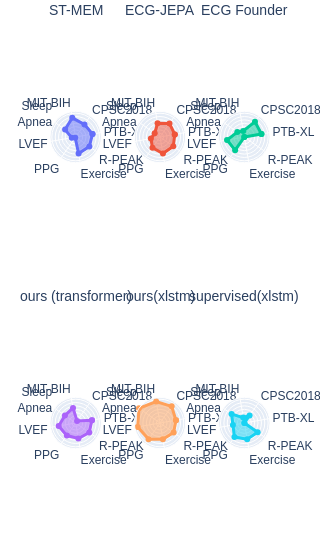

Here is the notebook cell this chart was saved with:
### Code cell
import pandas as pd
from plotly.subplots import make_subplots
import plotly.graph_objects as go
from plotly.colors import qualitative
import numpy as np

categories_closed = categories + [categories[0]]

fig = go.Figure()
# Plot one radar chart for each method on separate axes (subplots)

rows = 3
cols = 2

min_v = df_z_scaled.min().min()
max_v = df_z_scaled.max().max()
print(f"Min value: {min_v}, Max value: {max_v}")

num_methods = len(df_z_scaled)
rows = 2
cols = 3
fig = make_subplots(
    rows=rows, cols=cols,
    specs=[[{'type': 'polar'}, {'type': 'polar'}, {'type': 'polar'}],
           [{'type': 'polar'}, {'type': 'polar'}, {'type': 'polar'}]],
    subplot_titles=df_z_scaled.index.tolist(),
    vertical_spacing=.1,  # Add vertical spacing between subplots
    horizontal_spacing=0.15  # Add horizontal spacing between subplots
)

pastel_colors = qualitative.Plotly[:len(df_z_scaled)]
gap = 1.0 / num_methods
padding = 0.06

for i, (idx, row) in enumerate(df_z_scaled.iterrows()):

    current_row = (i // cols) + 1
    current_col = (i % cols) + 1
    #if i == len(df_z_scaled) -1:
    #    continue
    values = row.tolist() + [row.tolist()[0]]  # close the loop
    trace = fig.add_trace(
        go.Scatterpolar(
            r=values,
            theta=categories_closed,
            fill='toself',
            name=idx,
            line=dict(width=3, color=pastel_colors[i]),
            hoverinfo='skip',
        ),
        row=current_row, col=current_col
    )


    # Update polar layout for each subplot
    fig.update_layout({
        f'polar{i+1}': dict(
            angularaxis=dict(rotation=10),  # keep your rotation
            radialaxis=dict(
                visible=True, 
                range=[min_v, max_v], 
                showticklabels=False, 
                showline=False,
                showgrid=True,
            )
        )
    })


# Optional: adjust overall layout for better spacing
fig.update_layout(
    width=18,   # 88mm in pixels (88mm * 2.835 pixels/mm)
    # height=166.3,   # Maintain aspect ratio (2:3 -> height = width * 2/3)
    font=dict(family="Helvetica", size=12),  # Sans-serif font, 6pt (between 5-7pt range)
    showlegend=False,  # Hide legend since each subplot is labeled
    margin=dict(l=50, r=50, t=20, b=20)  # Tight margins for Nature format
)

fig.update_annotations(
    font=dict(size=14, family="Helvetica"),
    showarrow=False,
    #yshift=5,  # Adjust vertical position of titles
)


# save pdf
fig.write_image("radar_chart_methods.pdf")
fig.show()

### Figure 1 — Plotly figure (JSON) as saved in the notebook; plotly's stock layout.template omitted (floating-point values rounded to 4 significant figures)
{"data": [{"fill": "toself", "hoverinfo": "skip", "line": {"color": "#636EFA", "width": 3}, "name": "ST-MEM", "r": [0.5027, 0.2402, 0.8567, -0.12, -1.445, -1.924, 0.4595, 0.4434, 0.5027], "subplot": "polar", "theta": ["PTB-XL", "CPSC2018", "MIT-BIH", "Sleep<br>Apnea", "LVEF", "PPG", "Exercise", "R-PEAK", "PTB-XL"], "type": "scatterpolar"}, {"fill": "toself", "hoverinfo": "skip", "line": {"color": "#EF553B", "width": 3}, "name": "ECG-JEPA", "r": [0.1922, 0.4149, 0.03471, -1.077, -0.6655, -0.09565, 0.4595, 0.3654, 0.1922], "subplot": "polar2", "theta": ["PTB-XL", "CPSC2018", "MIT-BIH", "Sleep<br>Apnea", "LVEF", "PPG", "Exercise", "R-PEAK", "PTB-XL"], "type": "scatterpolar"}, {"fill": "toself", "hoverinfo": "skip", "line": {"color": "#00CC96", "width": 3}, "name": "ECG Founder", "r": [0.5471, 0.7206, -1.116, -0.7635, 0.5746, 0.3448, -2.038, -2.04, 0.5471], "subplot": "polar3", "theta": ["PTB-XL", "CPSC2018", "MIT-BIH", "Sleep<br>Apnea", "LVEF", "PPG", "Exercise", "R-PEAK", "PTB-XL"], "type": "scatterpolar"}, {"fill": "toself", "hoverinfo": "skip", "line": {"color": "#AB63FA", "width": 3}, "name": "ours (transformer)", "r": [0.414, -1.681, 0.2429, -0.09455, 0.5277, 0.238, 0.302, 0.4254, 0.414], "subplot": "polar4", "theta": ["PTB-XL", "CPSC2018", "MIT-BIH", "Sleep<br>Apnea", "LVEF", "PPG", "Exercise", "R-PEAK", "PTB-XL"], "type": "scatterpolar"}, {"fill": "toself", "hoverinfo": "skip", "line": {"color": "#FFA15A", "width": 3}, "name": "ours(xlstm)", "r": [0.3696, 0.9826, 1.207, 1.777, 1.326, 0.9187, 0.4208, 0.4314, 0.3696], "subplot": "polar5", "theta": ["PTB-XL", "CPSC2018", "MIT-BIH", "Sleep<br>Apnea", "LVEF", "PPG", "Exercise", "R-PEAK", "PTB-XL"], "type": "scatterpolar"}, {"fill": "toself", "hoverinfo": "skip", "line": {"color": "#19D3F3", "width": 3}, "name": "supervised(xlstm)", "r": [-2.026, -0.6769, -1.226, 0.278, -0.3179, 0.5183, 0.396, 0.3744, -2.026], "subplot": "polar6", "theta": ["PTB-XL", "CPSC2018", "MIT-BIH", "Sleep<br>Apnea", "LVEF", "PPG", "Exercise", "R-PEAK", "PTB-XL"], "type": "scatterpolar"}], "layout": {"annotations": [{"font": {"family": "Helvetica", "size": 14}, "showarrow": false, "text": "ST-MEM", "x": 0.1167, "xanchor": "center", "xref": "paper", "y": 1, "yanchor": "bottom", "yref": "paper"}, {"font": {"family": "Helvetica", "size": 14}, "showarrow": false, "text": "ECG-JEPA", "x": 0.5, "xanchor": "center", "xref": "paper", "y": 1, "yanchor": "bottom", "yref": "paper"}, {"font": {"family": "Helvetica", "size": 14}, "showarrow": false, "text": "ECG Founder", "x": 0.8833, "xanchor": "center", "xref": "paper", "y": 1, "yanchor": "bottom", "yref": "paper"}, {"font": {"family": "Helvetica", "size": 14}, "showarrow": false, "text": "ours (transformer)", "x": 0.1167, "xanchor": "center", "xref": "paper", "y": 0.45, "yanchor": "bottom", "yref": "paper"}, {"font": {"family": "Helvetica", "size": 14}, "showarrow": false, "text": "ours(xlstm)", "x": 0.5, "xanchor": "center", "xref": "paper", "y": 0.45, "yanchor": "bottom", "yref": "paper"}, {"font": {"family": "Helvetica", "size": 14}, "showarrow": false, "text": "supervised(xlstm)", "x": 0.8833, "xanchor": "center", "xref": "paper", "y": 0.45, "yanchor": "bottom", "yref": "paper"}], "font": {"family": "Helvetica", "size": 12}, "margin": {"b": 20, "l": 50, "r": 50, "t": 20}, "polar": {"angularaxis": {"rotation": 10}, "domain": {"x": [0, 0.2333], "y": [0.55, 1]}, "radialaxis": {"range": [-2.04, 1.777], "showgrid": true, "showline": false, "showticklabels": false, "visible": true}}, "polar2": {"angularaxis": {"rotation": 10}, "domain": {"x": [0.3833, 0.6167], "y": [0.55, 1]}, "radialaxis": {"range": [-2.04, 1.777], "showgrid": true, "showline": false, "showticklabels": false, "visible": true}}, "polar3": {"angularaxis": {"rotation": 10}, "domain": {"x": [0.7667, 1.0], "y": [0.55, 1]}, "radialaxis": {"range": [-2.04, 1.777], "showgrid": true, "showline": false, "showticklabels": false, "visible": true}}, "polar4": {"angularaxis": {"rotation": 10}, "domain": {"x": [0, 0.2333], "y": [0, 0.45]}, "radialaxis": {"range": [-2.04, 1.777], "showgrid": true, "showline": false, "showticklabels": false, "visible": true}}, "polar5": {"angularaxis": {"rotation": 10}, "domain": {"x": [0.3833, 0.6167], "y": [0, 0.45]}, "radialaxis": {"range": [-2.04, 1.777], "showgrid": true, "showline": false, "showticklabels": false, "visible": true}}, "polar6": {"angularaxis": {"rotation": 10}, "domain": {"x": [0.7667, 1.0], "y": [0, 0.45]}, "radialaxis": {"range": [-2.04, 1.777], "showgrid": true, "showline": false, "showticklabels": false, "visible": true}}, "showlegend": false, "width": 18}}
